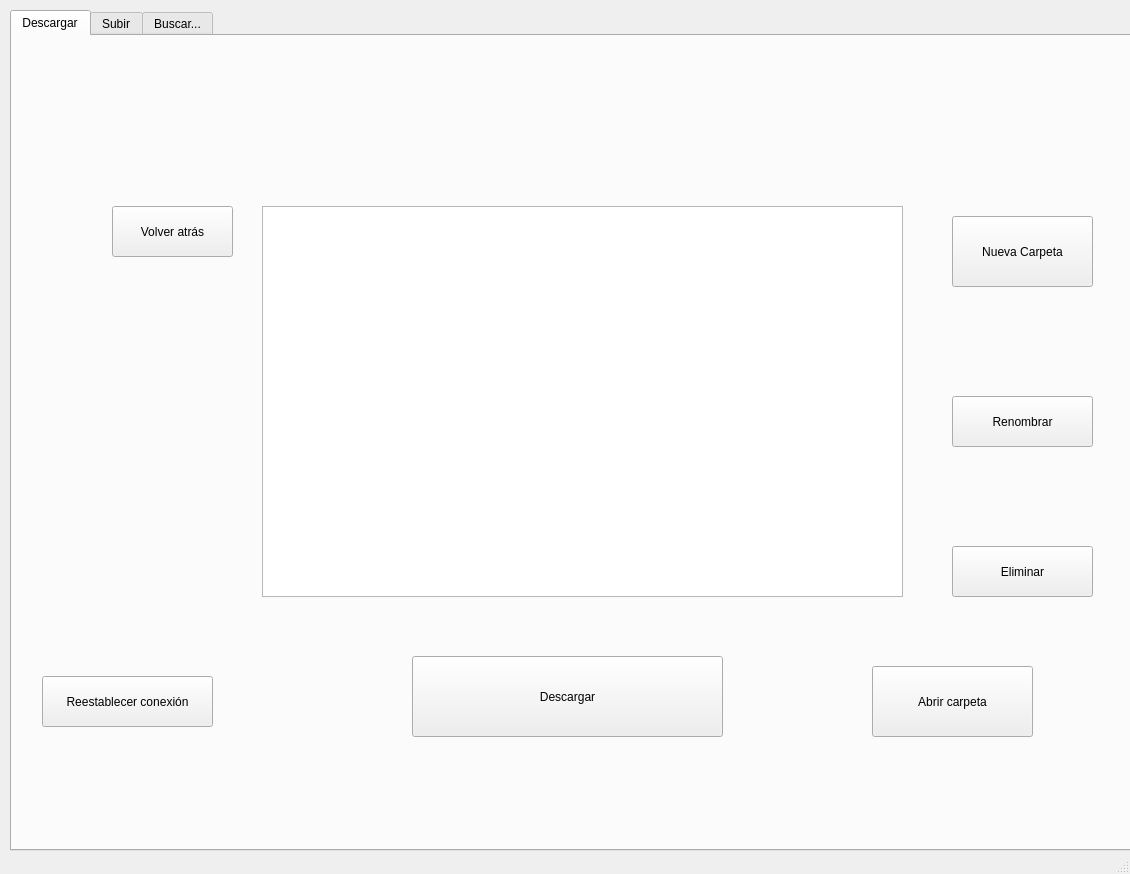
<?xml version="1.0" encoding="UTF-8"?>
<ui version="4.0">
 <class>MainWindow</class>
 <widget class="QMainWindow" name="MainWindow">
  <property name="windowModality">
   <enum>Qt::NonModal</enum>
  </property>
  <property name="enabled">
   <bool>true</bool>
  </property>
  <property name="geometry">
   <rect>
    <x>0</x>
    <y>0</y>
    <width>1130</width>
    <height>874</height>
   </rect>
  </property>
  <property name="sizePolicy">
   <sizepolicy hsizetype="Fixed" vsizetype="Fixed">
    <horstretch>0</horstretch>
    <verstretch>0</verstretch>
   </sizepolicy>
  </property>
  <property name="windowTitle">
   <string>BEST Gallery - 3.5</string>
  </property>
  <property name="windowIcon">
   <iconset>
    <normaloff>../../../../../../../../home/pablopc2/.designer/backup/Logo_apli.png</normaloff>../../../../../../../../home/pablopc2/.designer/backup/Logo_apli.png</iconset>
  </property>
  <widget class="QWidget" name="centralwidget">
   <widget class="QTabWidget" name="tabWidget">
    <property name="geometry">
     <rect>
      <x>10</x>
      <y>10</y>
      <width>1131</width>
      <height>841</height>
     </rect>
    </property>
    <property name="currentIndex">
     <number>0</number>
    </property>
    <widget class="QWidget" name="tab_2">
     <attribute name="title">
      <string>Descargar</string>
     </attribute>
     <widget class="QListWidget" name="listWidget">
      <property name="geometry">
       <rect>
        <x>250</x>
        <y>170</y>
        <width>641</width>
        <height>391</height>
       </rect>
      </property>
      <property name="font">
       <font>
        <pointsize>18</pointsize>
       </font>
      </property>
      <property name="verticalScrollBarPolicy">
       <enum>Qt::ScrollBarAsNeeded</enum>
      </property>
     </widget>
     <widget class="QLabel" name="label_3">
      <property name="geometry">
       <rect>
        <x>250</x>
        <y>80</y>
        <width>641</width>
        <height>20</height>
       </rect>
      </property>
      <property name="text">
       <string/>
      </property>
     </widget>
     <widget class="QPushButton" name="bdescarga">
      <property name="geometry">
       <rect>
        <x>400</x>
        <y>620</y>
        <width>311</width>
        <height>81</height>
       </rect>
      </property>
      <property name="text">
       <string>Descargar</string>
      </property>
     </widget>
     <widget class="QPushButton" name="try_conexion_2">
      <property name="geometry">
       <rect>
        <x>30</x>
        <y>640</y>
        <width>171</width>
        <height>51</height>
       </rect>
      </property>
      <property name="text">
       <string>Reestablecer conexión</string>
      </property>
     </widget>
     <widget class="QLabel" name="etiqueta2_2">
      <property name="geometry">
       <rect>
        <x>10</x>
        <y>550</y>
        <width>641</width>
        <height>71</height>
       </rect>
      </property>
      <property name="text">
       <string/>
      </property>
     </widget>
     <widget class="QLabel" name="label_archivo_elegido">
      <property name="geometry">
       <rect>
        <x>120</x>
        <y>140</y>
        <width>801</width>
        <height>18</height>
       </rect>
      </property>
      <property name="text">
       <string/>
      </property>
     </widget>
     <widget class="QLabel" name="logo_best">
      <property name="geometry">
       <rect>
        <x>950</x>
        <y>10</y>
        <width>151</width>
        <height>151</height>
       </rect>
      </property>
      <property name="text">
       <string/>
      </property>
     </widget>
     <widget class="QPushButton" name="babrir_carpeta">
      <property name="geometry">
       <rect>
        <x>860</x>
        <y>630</y>
        <width>161</width>
        <height>71</height>
       </rect>
      </property>
      <property name="text">
       <string>Abrir carpeta</string>
      </property>
     </widget>
     <widget class="QPushButton" name="volver_atras">
      <property name="geometry">
       <rect>
        <x>100</x>
        <y>170</y>
        <width>121</width>
        <height>51</height>
       </rect>
      </property>
      <property name="text">
       <string>Volver atrás</string>
      </property>
     </widget>
     <widget class="QPushButton" name="brecilaje">
      <property name="geometry">
       <rect>
        <x>940</x>
        <y>510</y>
        <width>141</width>
        <height>51</height>
       </rect>
      </property>
      <property name="text">
       <string>Eliminar</string>
      </property>
     </widget>
     <widget class="QPushButton" name="bnueva_carpeta">
      <property name="geometry">
       <rect>
        <x>940</x>
        <y>180</y>
        <width>141</width>
        <height>71</height>
       </rect>
      </property>
      <property name="text">
       <string>Nueva Carpeta</string>
      </property>
     </widget>
     <widget class="QPushButton" name="b_cambiarnom">
      <property name="geometry">
       <rect>
        <x>940</x>
        <y>360</y>
        <width>141</width>
        <height>51</height>
       </rect>
      </property>
      <property name="text">
       <string>Renombrar</string>
      </property>
     </widget>
    </widget>
    <widget class="QWidget" name="tab">
     <attribute name="title">
      <string>Subir</string>
     </attribute>
     <widget class="QPushButton" name="archivos">
      <property name="geometry">
       <rect>
        <x>650</x>
        <y>670</y>
        <width>151</width>
        <height>71</height>
       </rect>
      </property>
      <property name="contextMenuPolicy">
       <enum>Qt::DefaultContextMenu</enum>
      </property>
      <property name="text">
       <string>Examinar archivos</string>
      </property>
      <property name="autoRepeatInterval">
       <number>100</number>
      </property>
     </widget>
     <widget class="QPushButton" name="cancelar">
      <property name="geometry">
       <rect>
        <x>60</x>
        <y>660</y>
        <width>221</width>
        <height>91</height>
       </rect>
      </property>
      <property name="text">
       <string>Cancelar</string>
      </property>
     </widget>
     <widget class="QPushButton" name="try_conexion">
      <property name="geometry">
       <rect>
        <x>380</x>
        <y>680</y>
        <width>171</width>
        <height>51</height>
       </rect>
      </property>
      <property name="text">
       <string>Reestablecer conexión</string>
      </property>
     </widget>
     <widget class="QLabel" name="label">
      <property name="geometry">
       <rect>
        <x>300</x>
        <y>60</y>
        <width>461</width>
        <height>18</height>
       </rect>
      </property>
      <property name="text">
       <string>Elige el archivo con extensión .PNG que quieras subir a BEST Gallery.</string>
      </property>
     </widget>
     <widget class="QLabel" name="etiqueta">
      <property name="geometry">
       <rect>
        <x>10</x>
        <y>510</y>
        <width>681</width>
        <height>151</height>
       </rect>
      </property>
      <property name="minimumSize">
       <size>
        <width>291</width>
        <height>0</height>
       </size>
      </property>
      <property name="maximumSize">
       <size>
        <width>16777215</width>
        <height>16777215</height>
       </size>
      </property>
      <property name="text">
       <string/>
      </property>
     </widget>
     <widget class="QLabel" name="prefoto">
      <property name="geometry">
       <rect>
        <x>200</x>
        <y>140</y>
        <width>721</width>
        <height>411</height>
       </rect>
      </property>
      <property name="autoFillBackground">
       <bool>true</bool>
      </property>
      <property name="text">
       <string/>
      </property>
      <property name="scaledContents">
       <bool>true</bool>
      </property>
     </widget>
     <widget class="QLabel" name="logo_best2">
      <property name="geometry">
       <rect>
        <x>940</x>
        <y>40</y>
        <width>151</width>
        <height>151</height>
       </rect>
      </property>
      <property name="text">
       <string/>
      </property>
     </widget>
     <widget class="QLabel" name="label_4">
      <property name="geometry">
       <rect>
        <x>190</x>
        <y>90</y>
        <width>641</width>
        <height>20</height>
       </rect>
      </property>
      <property name="text">
       <string/>
      </property>
     </widget>
     <widget class="QLabel" name="label_2">
      <property name="geometry">
       <rect>
        <x>770</x>
        <y>540</y>
        <width>341</width>
        <height>111</height>
       </rect>
      </property>
      <property name="text">
       <string>Recuerda que debes seleccionar la carpeta en la 
que quieres subir el archivo  en la pestaña &quot;Descargar&quot;</string>
      </property>
     </widget>
     <widget class="QPushButton" name="subir_carpetas">
      <property name="geometry">
       <rect>
        <x>900</x>
        <y>670</y>
        <width>151</width>
        <height>71</height>
       </rect>
      </property>
      <property name="contextMenuPolicy">
       <enum>Qt::DefaultContextMenu</enum>
      </property>
      <property name="text">
       <string>Examinar carpetas</string>
      </property>
      <property name="autoRepeatInterval">
       <number>100</number>
      </property>
     </widget>
    </widget>
    <widget class="QWidget" name="tab_3">
     <attribute name="title">
      <string>Buscar...</string>
     </attribute>
     <widget class="QLineEdit" name="lineEdit_filtro">
      <property name="geometry">
       <rect>
        <x>150</x>
        <y>110</y>
        <width>561</width>
        <height>32</height>
       </rect>
      </property>
     </widget>
     <widget class="QPushButton" name="Buscar_filtro">
      <property name="geometry">
       <rect>
        <x>820</x>
        <y>110</y>
        <width>191</width>
        <height>34</height>
       </rect>
      </property>
      <property name="text">
       <string>Buscar</string>
      </property>
     </widget>
     <widget class="QListWidget" name="lista_filtro">
      <property name="geometry">
       <rect>
        <x>260</x>
        <y>200</y>
        <width>581</width>
        <height>431</height>
       </rect>
      </property>
      <property name="font">
       <font>
        <pointsize>16</pointsize>
       </font>
      </property>
     </widget>
     <widget class="QPushButton" name="ir_dir_filtro">
      <property name="geometry">
       <rect>
        <x>420</x>
        <y>690</y>
        <width>271</width>
        <height>51</height>
       </rect>
      </property>
      <property name="text">
       <string>Situarse en el directorio/en su directorio</string>
      </property>
     </widget>
     <widget class="QLabel" name="label_5">
      <property name="geometry">
       <rect>
        <x>150</x>
        <y>50</y>
        <width>641</width>
        <height>20</height>
       </rect>
      </property>
      <property name="text">
       <string/>
      </property>
     </widget>
     <widget class="QLabel" name="label_6">
      <property name="geometry">
       <rect>
        <x>780</x>
        <y>80</y>
        <width>321</width>
        <height>18</height>
       </rect>
      </property>
      <property name="text">
       <string>(Necesarios 3 carácteres para efectuar la búsqueda)</string>
      </property>
     </widget>
    </widget>
   </widget>
  </widget>
  <widget class="QStatusBar" name="statusbar"/>
  <action name="actionSubir">
   <property name="text">
    <string>Subir</string>
   </property>
  </action>
 </widget>
 <resources/>
 <connections/>
</ui>
